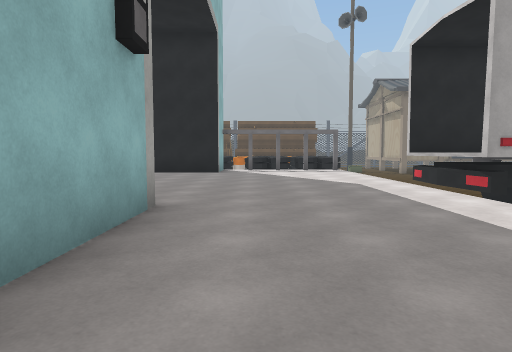
view 1 (above)

24 first-person views from a walk through a 3-D level made in the Unity game engine. The camera is 1.3 m above the floor, tilts 4° down and sees 75° across. Doors are open. The floor is counted in squares, 2 m on a side. Each view is taken from the middle of a square. On the plan, view 1 faces up. The plan holds only what a view shows up to about 10 squares ahead; the rest is blank. The place goes on beyond the plan. The player is left out. Some animated figures are left out. Some surface patterns are stand-ins.

view 2
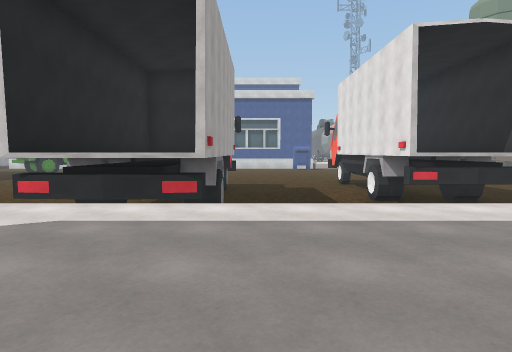

view 3
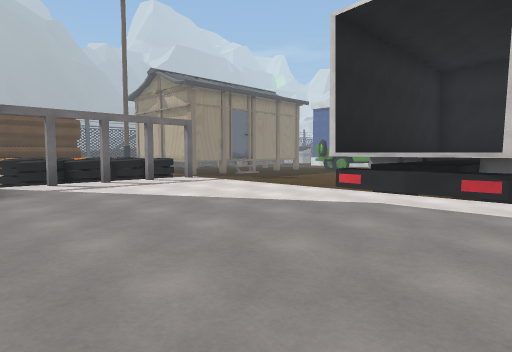

view 4
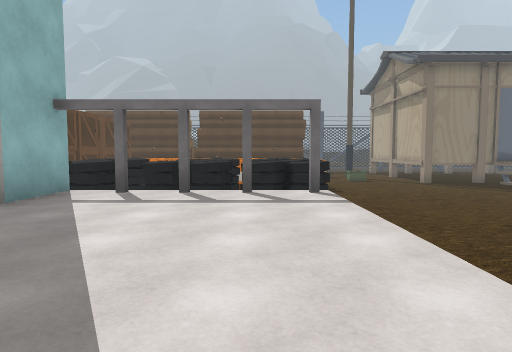

view 5
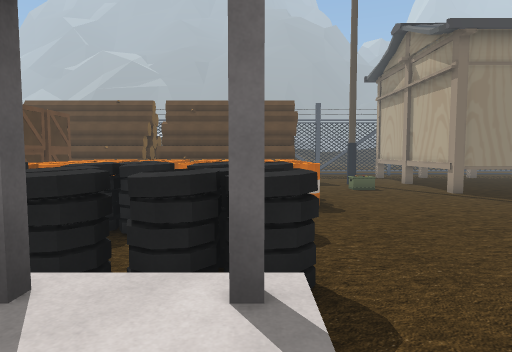

view 6
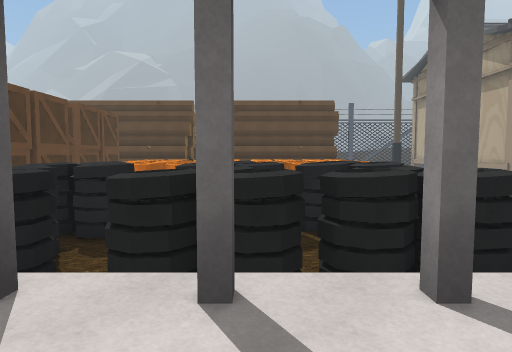

view 7
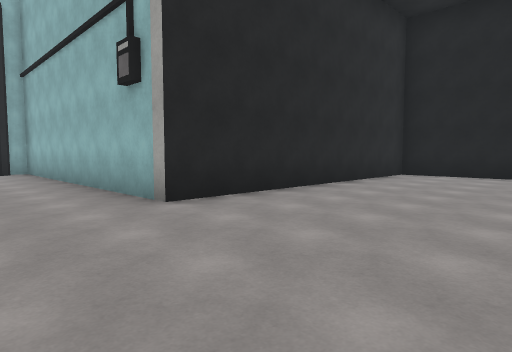

view 8
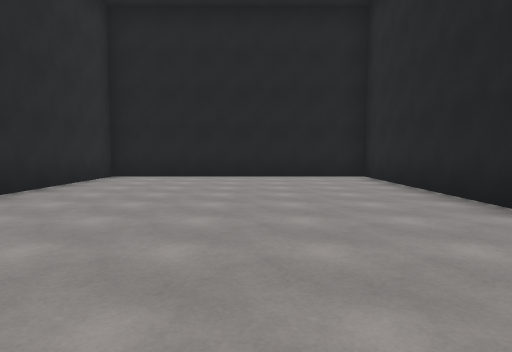

view 9
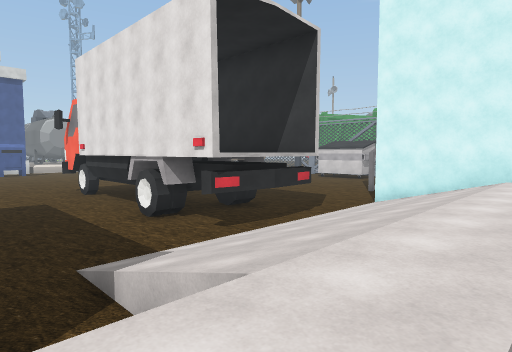

view 10
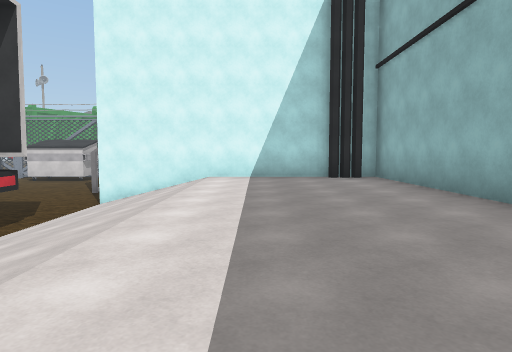

view 11
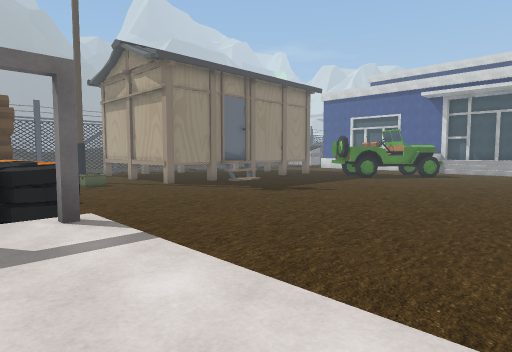

view 12
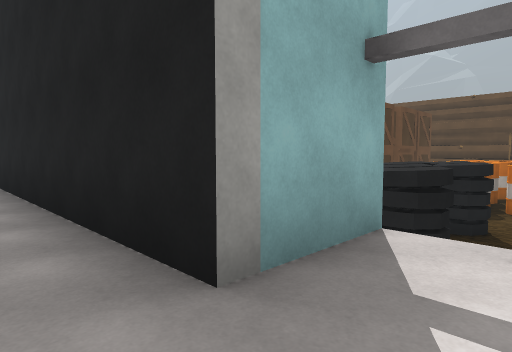

view 13
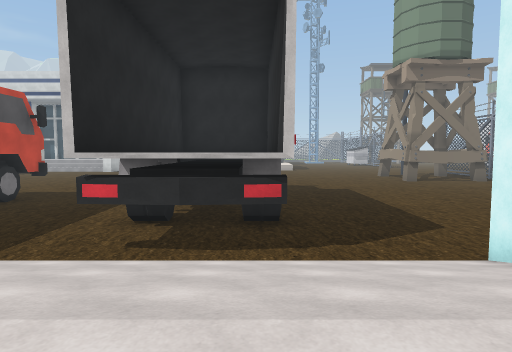

view 14
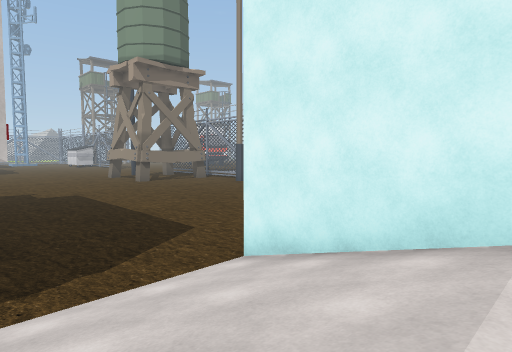

view 15
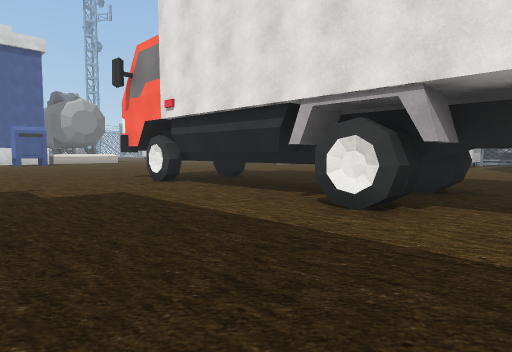

view 16
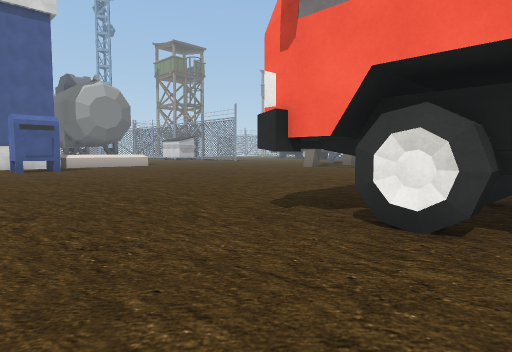

view 17
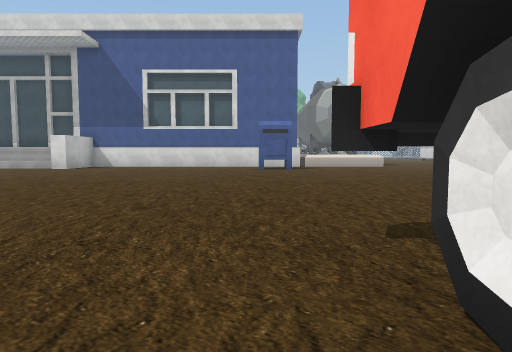

view 18
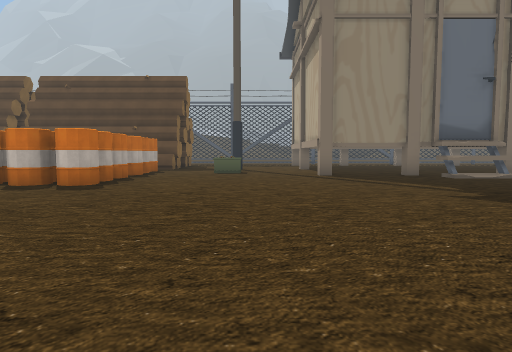

view 19
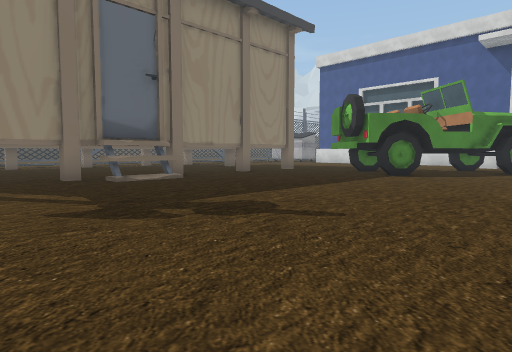

view 20
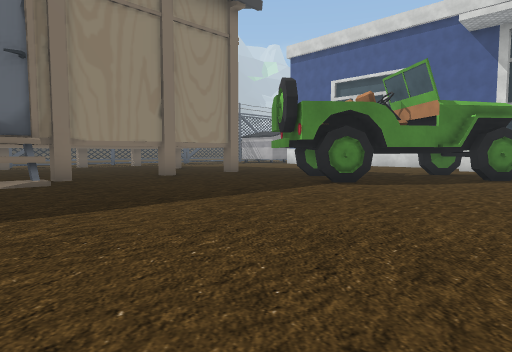

view 21
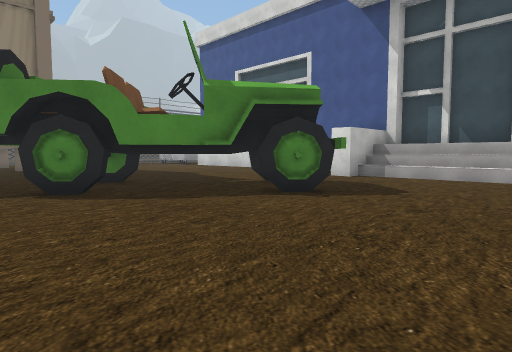

view 22
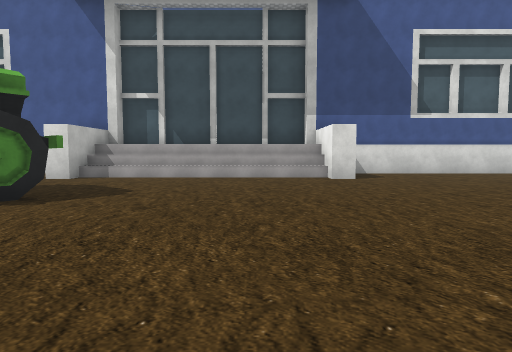

view 23
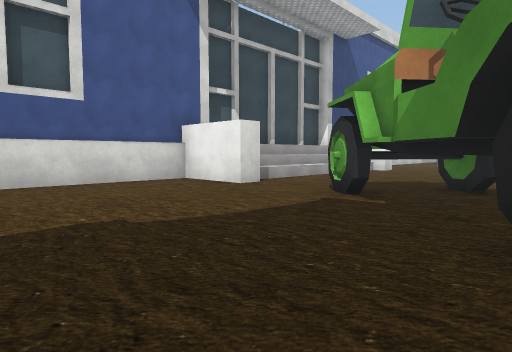

view 24
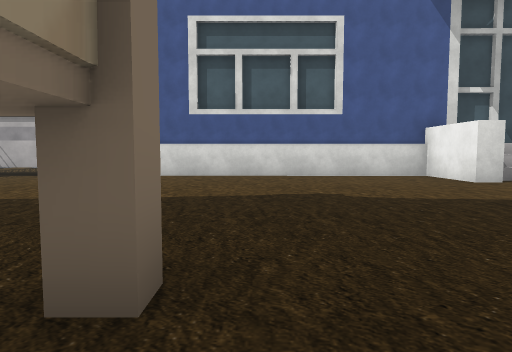

### Floor plan
Key: @ floor where view 1 was taken; # wall or solid block; x gap in a wall; . main floor; : floor 1.5 m higher than the main floor; / step, stairs or slope; D open door; ^ raised ledge; T tire; W wheel; O other object.
Columns run from 9 left of view 1 to 29 right of it. Each row starts with its distance up from view 1.
 23       OO    OO.....###########........#
 22       OO     O........##..............#
 21       OOOOOO O........................#
 20       OOOOOOOO...............#........#
 19       OO.   ................##W#......#
 18        T.TT T...............WW###.....#
 17       TTTTTTT.................###W..###
 16        .....T..................W##..^#
 15        T.TTTT...................#...^#
 14       TTTTTTT.......................^#
 13         ..............     .........^#
 12        #::xx# .........    .........^#
 11 ########::::: .........     ........^#
 10 #:::::::::::: .........      .......##
  9 #::::::::::::...              ........
  8 #::::::::::::D###             ........
  7 #::::::::::::D###           ..........
  6 #::::::::::::D.##   ##     ......  ...
  5 #::::::::::::.........   ........   ..
  4 ########:::::....................
  3        #:::::///.................
  2        #:::::///..................
  1        #::::://DD########.........
  0        #:@::://D###    ##........
 -1        #::::://DD##    # ........
 -2        #:::::///........ ........
 -3        #:::::///........  .... ..
 -4        #########........  ...
 -5                 .......
 -6                  .....
 -7                   ....

Where each view was taken, in squares from view 1:
view 1: 0 up, 0 right, facing up
view 2: 5 up, 1 left, facing right
view 3: 5 up, 2 left, facing up-right
view 4: 7 up, 2 right, facing up
view 5: 11 up, 3 right, facing up
view 6: 11 up, 1 right, facing up
view 7: 8 up, 1 right, facing down-left
view 8: 8 up, 0 right, facing left
view 9: 5 up, 2 right, facing down-right
view 10: 5 up, 2 right, facing down
view 11: 9 up, 2 right, facing up-right
view 12: 10 up, 0 right, facing up-left
view 13: 1 down, 2 right, facing right
view 14: 1 down, 3 right, facing down-right
view 15: 5 up, 7 right, facing down-right
view 16: 4 up, 13 right, facing down-right
view 17: 2 up, 13 right, facing right
view 18: 13 up, 8 right, facing up
view 19: 14 up, 10 right, facing up-right
view 20: 14 up, 13 right, facing up-right
view 21: 12 up, 18 right, facing up-right
view 22: 12 up, 18 right, facing right
view 23: 22 up, 21 right, facing down-right
view 24: 22 up, 19 right, facing right
